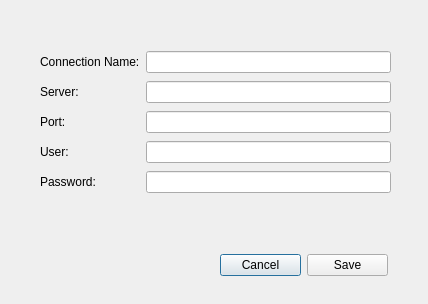
<?xml version="1.0" encoding="UTF-8"?>
<ui version="4.0">
 <class>HelicalServerDetailsDialog</class>
 <widget class="QDialog" name="HelicalServerDetailsDialog">
  <property name="geometry">
   <rect>
    <x>0</x>
    <y>0</y>
    <width>428</width>
    <height>304</height>
   </rect>
  </property>
  <property name="windowTitle">
   <string>Dialog</string>
  </property>
  <widget class="QWidget" name="layoutWidget">
   <property name="geometry">
    <rect>
     <x>40</x>
     <y>49</y>
     <width>351</width>
     <height>151</height>
    </rect>
   </property>
   <layout class="QGridLayout" name="gridLayout">
    <item row="4" column="1">
     <widget class="QLineEdit" name="userPasswordLineEdit"/>
    </item>
    <item row="3" column="1">
     <widget class="QLineEdit" name="userNameLineEdit"/>
    </item>
    <item row="3" column="0">
     <widget class="QLabel" name="userNameLabel">
      <property name="text">
       <string>User:</string>
      </property>
     </widget>
    </item>
    <item row="2" column="1">
     <widget class="QLineEdit" name="serverPortLineEdit"/>
    </item>
    <item row="1" column="1">
     <widget class="QLineEdit" name="serverNameLineEdit"/>
    </item>
    <item row="2" column="0">
     <widget class="QLabel" name="serverPortLabel">
      <property name="text">
       <string>Port:</string>
      </property>
     </widget>
    </item>
    <item row="0" column="0">
     <widget class="QLabel" name="connectionNameLabel">
      <property name="text">
       <string>Connection Name:</string>
      </property>
     </widget>
    </item>
    <item row="4" column="0">
     <widget class="QLabel" name="userPasswordLabel">
      <property name="text">
       <string>Password:</string>
      </property>
     </widget>
    </item>
    <item row="1" column="0">
     <widget class="QLabel" name="serverNameLabel">
      <property name="text">
       <string>Server:</string>
      </property>
     </widget>
    </item>
    <item row="0" column="1">
     <widget class="QLineEdit" name="connectionNameLineEdit"/>
    </item>
   </layout>
  </widget>
  <widget class="QWidget" name="layoutWidget">
   <property name="geometry">
    <rect>
     <x>220</x>
     <y>250</y>
     <width>168</width>
     <height>31</height>
    </rect>
   </property>
   <layout class="QHBoxLayout" name="horizontalLayout">
    <item>
     <widget class="QPushButton" name="cancelButton">
      <property name="text">
       <string>Cancel</string>
      </property>
     </widget>
    </item>
    <item>
     <widget class="QPushButton" name="saveButton">
      <property name="text">
       <string>Save</string>
      </property>
     </widget>
    </item>
   </layout>
  </widget>
 </widget>
 <resources/>
 <connections/>
</ui>
